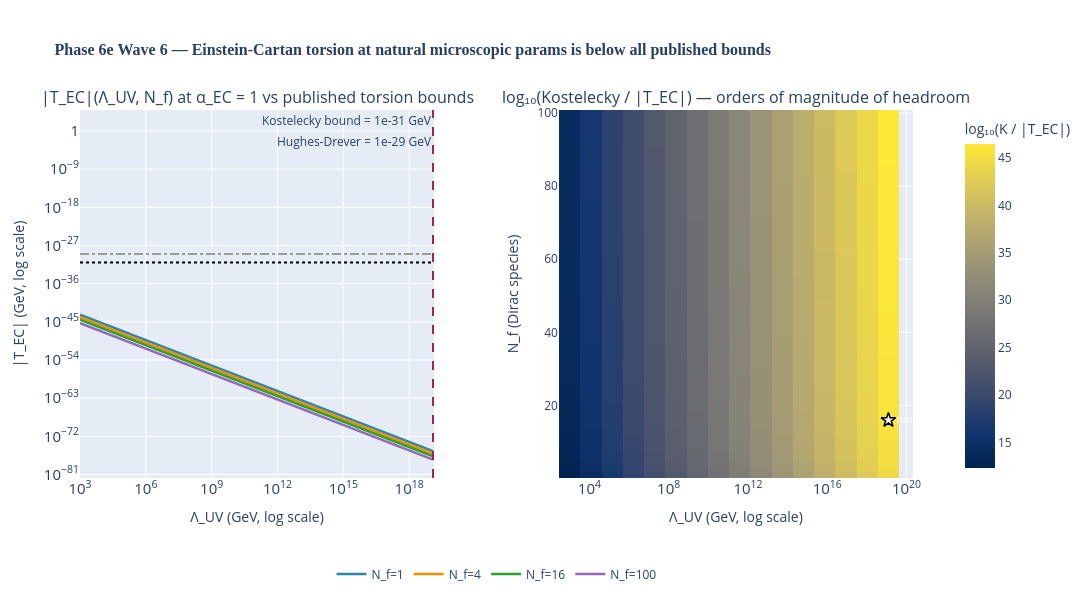

The notebook cell saved with this chart:
### Markdown cell above
## What if observational precision improved?

Even if Lorentz-invariance experiments improved their precision
by 30 orders of magnitude, the ADW prediction would still sit
16 orders of magnitude below the new bound. This is *not* a
model that comes close to observational tension — it's a
model that lives comfortably inside the observed regime.

The closest the prediction gets to bounds is at low cutoffs
(TeV scale), but even there it sits at $\sim 10^{-45}$ GeV,
still 14 orders of magnitude below Kostelecky.

### Code cell
from src.core.visualizations import fig_torsion_obs_bound

fig = fig_torsion_obs_bound()
fig.show()

### Figure 1 — Plotly figure (JSON) as saved in the notebook; plotly's stock layout.template omitted (floating-point values rounded to 4 significant figures; data arrays with more than 128 entries replaced by an {"elided": "..."} marker saying what was removed)
{"data": [{"hovertemplate": "Λ_UV=%{x:.2e} GeV<br>|T_EC|=%{y:.2e} GeV<extra></extra>", "line": {"color": "#2E86AB", "width": 2.5}, "mode": "lines", "name": "N_f=1", "type": "scatter", "x": [1000.0, 11820.0, 139600.0, 1649000.0, 19490000.0, 230300000.0, 2721000000.0, 32150000000.0, 379800000000.0, 4488000000000.0, 53020000000000.0, 626500000000000.0, 7402000000000000.0, 8.746e+16, 1.033e+18, 1.221e+19], "xaxis": "x", "y": [4.901e-44, 3.511e-46, 2.515e-48, 1.801e-50, 1.29e-52, 9.243e-55, 6.621e-57, 4.742e-59, 3.397e-61, 2.433e-63, 1.743e-65, 1.249e-67, 8.944e-70, 6.407e-72, 4.589e-74, 3.287e-76], "yaxis": "y"}, {"hovertemplate": "Λ_UV=%{x:.2e} GeV<br>|T_EC|=%{y:.2e} GeV<extra></extra>", "line": {"color": "#F18F01", "width": 2.5}, "mode": "lines", "name": "N_f=4", "type": "scatter", "x": [1000.0, 11820.0, 139600.0, 1649000.0, 19490000.0, 230300000.0, 2721000000.0, 32150000000.0, 379800000000.0, 4488000000000.0, 53020000000000.0, 626500000000000.0, 7402000000000000.0, 8.746e+16, 1.033e+18, 1.221e+19], "xaxis": "x", "y": [1.225e-44, 8.776e-47, 6.287e-49, 4.503e-51, 3.226e-53, 2.311e-55, 1.655e-57, 1.186e-59, 8.493e-62, 6.084e-64, 4.358e-66, 3.122e-68, 2.236e-70, 1.602e-72, 1.147e-74, 8.218e-77], "yaxis": "y"}, {"hovertemplate": "Λ_UV=%{x:.2e} GeV<br>|T_EC|=%{y:.2e} GeV<extra></extra>", "line": {"color": "#2ca02c", "width": 2.5}, "mode": "lines", "name": "N_f=16", "type": "scatter", "x": [1000.0, 11820.0, 139600.0, 1649000.0, 19490000.0, 230300000.0, 2721000000.0, 32150000000.0, 379800000000.0, 4488000000000.0, 53020000000000.0, 626500000000000.0, 7402000000000000.0, 8.746e+16, 1.033e+18, 1.221e+19], "xaxis": "x", "y": [3.063e-45, 2.194e-47, 1.572e-49, 1.126e-51, 8.064e-54, 5.777e-56, 4.138e-58, 2.964e-60, 2.123e-62, 1.521e-64, 1.089e-66, 7.804e-69, 5.59e-71, 4.004e-73, 2.868e-75, 2.055e-77], "yaxis": "y"}, {"hovertemplate": "Λ_UV=%{x:.2e} GeV<br>|T_EC|=%{y:.2e} GeV<extra></extra>", "line": {"color": "#9467bd", "width": 2.5}, "mode": "lines", "name": "N_f=100", "type": "scatter", "x": [1000.0, 11820.0, 139600.0, 1649000.0, 19490000.0, 230300000.0, 2721000000.0, 32150000000.0, 379800000000.0, 4488000000000.0, 53020000000000.0, 626500000000000.0, 7402000000000000.0, 8.746e+16, 1.033e+18, 1.221e+19], "xaxis": "x", "y": [4.901e-46, 3.511e-48, 2.515e-50, 1.801e-52, 1.29e-54, 9.243e-57, 6.621e-59, 4.742e-61, 3.397e-63, 2.433e-65, 1.743e-67, 1.249e-69, 8.944e-72, 6.407e-74, 4.589e-76, 3.287e-78], "yaxis": "y"}, {"colorbar": {"title": {"text": "log₁₀(K / |T_EC|)"}, "x": 1.05, "xanchor": "left"}, "colorscale": [[0, "#00224e"], [0.1111, "#123570"], [0.2222, "#3b496c"], [0.3333, "#575d6d"], [0.4444, "#707173"], [0.5556, "#8a8678"], [0.6667, "#a59c74"], [0.7778, "#c3b369"], [0.8889, "#e1cc55"], [1, "#fee838"]], "hovertemplate": "Λ_UV=%{x:.2e} GeV<br>N_f=%{y:.1f}<br>headroom=%{z:.1f} dec<extra></extra>", "type": "heatmap", "x": [1000.0, 11820.0, 139600.0, 1649000.0, 19490000.0, 230300000.0, 2721000000.0, 32150000000.0, 379800000000.0, 4488000000000.0, 53020000000000.0, 626500000000000.0, 7402000000000000.0, 8.746e+16, 1.033e+18, 1.221e+19], "xaxis": "x2", "y": [1.0, 2.678, 4.356, 6.034, 7.712, 9.39, 11.07, 12.75, 14.42, 16.1, 17.78, 19.46, 21.14, 22.81, 24.49, 26.17, 27.85, 29.53, 31.2, 32.88, 34.56, 36.24, 37.92, 39.59, 41.27, 42.95, 44.63, 46.31, 47.98, 49.66, 51.34, 53.02, 54.69, 56.37, 58.05, 59.73, 61.41, 63.08, 64.76, 66.44, 68.12, 69.8, 71.47, 73.15, 74.83, 76.51, 78.19, 79.86, 81.54, 83.22, 84.9, 86.58, 88.25, 89.93, 91.61, 93.29, 94.97, 96.64, 98.32, 100.0], "yaxis": "y2", "z": {"elided": "60x16 float values"}}, {"hovertemplate": "natural point<br>Λ_UV=M_Pl, N_f=16, α_EC=1<br>|T_EC| ≃ 2×10⁻⁷⁷ GeV<extra></extra>", "marker": {"color": "white", "line": {"color": "black", "width": 1.5}, "size": 11, "symbol": "star"}, "mode": "markers+text", "showlegend": false, "text": ["natural (M_Pl, 16)"], "textfont": {"color": "white", "size": 11}, "textposition": "middle right", "type": "scatter", "x": [12210000000000000000], "xaxis": "x2", "y": [16], "yaxis": "y2"}], "layout": {"annotations": [{"font": {"size": 16}, "showarrow": false, "text": "|T_EC|(Λ_UV, N_f) at α_EC = 1 vs published torsion bounds", "x": 0.2125, "xanchor": "center", "xref": "paper", "y": 1, "yanchor": "bottom", "yref": "paper"}, {"font": {"size": 16}, "showarrow": false, "text": "log₁₀(Kostelecky / |T_EC|) — orders of magnitude of headroom", "x": 0.7875, "xanchor": "center", "xref": "paper", "y": 1, "yanchor": "bottom", "yref": "paper"}, {"showarrow": false, "text": "Kostelecky bound = 1e-31 GeV", "x": 1, "xanchor": "right", "xref": "x domain", "y": 1e-31, "yanchor": "bottom", "yref": "y"}, {"showarrow": false, "text": "Hughes-Drever = 1e-29 GeV", "x": 1, "xanchor": "right", "xref": "x domain", "y": 1e-29, "yanchor": "top", "yref": "y"}, {"showarrow": false, "text": "M_Pl", "x": 12210000000000000000, "xanchor": "center", "xref": "x", "y": 1, "yanchor": "bottom", "yref": "y domain"}], "height": 600, "legend": {"orientation": "h", "x": 0.5, "xanchor": "center", "y": -0.3, "yanchor": "bottom"}, "margin": {"b": 120, "r": 120, "t": 110}, "shapes": [{"line": {"color": "black", "dash": "dot", "width": 2}, "type": "line", "x0": 0, "x1": 1, "xref": "x domain", "y0": 1e-31, "y1": 1e-31, "yref": "y"}, {"line": {"color": "gray", "dash": "dashdot", "width": 1.5}, "type": "line", "x0": 0, "x1": 1, "xref": "x domain", "y0": 1e-29, "y1": 1e-29, "yref": "y"}, {"line": {"color": "#a02050", "dash": "dash", "width": 2}, "type": "line", "x0": 12210000000000000000, "x1": 12210000000000000000, "xref": "x", "y0": 0, "y1": 1, "yref": "y domain"}], "showlegend": true, "title": {"font": {"family": "CMU Serif, Computer Modern, Times New Roman, serif", "size": 16}, "text": "<b>Phase 6e Wave 6 — Einstein-Cartan torsion at natural microscopic params is below all published bounds</b>"}, "width": 1400, "xaxis": {"anchor": "y", "domain": [0, 0.425], "exponentformat": "power", "title": {"text": "Λ_UV (GeV, log scale)"}, "type": "log"}, "xaxis2": {"anchor": "y2", "domain": [0.575, 1], "exponentformat": "power", "title": {"text": "Λ_UV (GeV, log scale)"}, "type": "log"}, "yaxis": {"anchor": "x", "domain": [0, 1], "exponentformat": "power", "title": {"text": "|T_EC| (GeV, log scale)"}, "type": "log"}, "yaxis2": {"anchor": "x2", "domain": [0, 1], "title": {"text": "N_f (Dirac species)"}}}}
